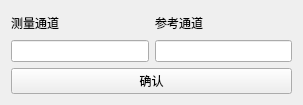
<?xml version="1.0" encoding="UTF-8"?>
<ui version="4.0">
 <class>add_channels</class>
 <widget class="QWidget" name="add_channels">
  <property name="geometry">
   <rect>
    <x>0</x>
    <y>0</y>
    <width>303</width>
    <height>105</height>
   </rect>
  </property>
  <property name="sizePolicy">
   <sizepolicy hsizetype="Fixed" vsizetype="Fixed">
    <horstretch>0</horstretch>
    <verstretch>0</verstretch>
   </sizepolicy>
  </property>
  <property name="maximumSize">
   <size>
    <width>16777215</width>
    <height>1400</height>
   </size>
  </property>
  <property name="windowTitle">
   <string>Form</string>
  </property>
  <layout class="QVBoxLayout" name="verticalLayout_3">
   <item>
    <layout class="QHBoxLayout" name="horizontalLayout">
     <item>
      <layout class="QVBoxLayout" name="verticalLayout">
       <item>
        <widget class="QLabel" name="label">
         <property name="text">
          <string>测量通道</string>
         </property>
        </widget>
       </item>
       <item>
        <widget class="QLineEdit" name="lineEdit">
         <property name="maxLength">
          <number>18</number>
         </property>
        </widget>
       </item>
      </layout>
     </item>
     <item>
      <layout class="QVBoxLayout" name="verticalLayout_2">
       <item>
        <widget class="QLabel" name="label_2">
         <property name="text">
          <string>参考通道</string>
         </property>
        </widget>
       </item>
       <item>
        <widget class="QLineEdit" name="lineEdit_2">
         <property name="maxLength">
          <number>18</number>
         </property>
        </widget>
       </item>
      </layout>
     </item>
    </layout>
   </item>
   <item>
    <widget class="QPushButton" name="pushButton">
     <property name="text">
      <string>确认</string>
     </property>
    </widget>
   </item>
  </layout>
 </widget>
 <resources/>
 <connections/>
</ui>
